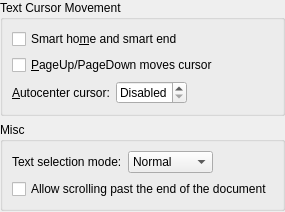
<?xml version="1.0" encoding="UTF-8"?>
<ui version="4.0">
 <class>NavigationConfigWidget</class>
 <widget class="QWidget" name="NavigationConfigWidget">
  <layout class="QVBoxLayout">
   <property name="margin">
    <number>0</number>
   </property>
   <item>
    <widget class="QGroupBox" name="gbCursorMovement">
     <property name="title">
      <string>Text Cursor Movement</string>
     </property>
     <layout class="QVBoxLayout">
      <item>
       <widget class="QCheckBox" name="chkSmartHome">
        <property name="whatsThis">
         <string>When selected, pressing the home key will cause the cursor to skip whitespace and go to the start of a line's text. The same applies for the end key.</string>
        </property>
        <property name="text">
         <string>Smart ho&amp;me and smart end</string>
        </property>
       </widget>
      </item>
      <item>
       <widget class="QCheckBox" name="chkPagingMovesCursor">
        <property name="whatsThis">
         <string>Selects whether the PageUp and PageDown keys should alter the vertical position of the cursor relative to the top of the view.</string>
        </property>
        <property name="text">
         <string>&amp;PageUp/PageDown moves cursor</string>
        </property>
       </widget>
      </item>
      <item>
       <layout class="QHBoxLayout">
        <property name="margin">
         <number>0</number>
        </property>
        <item>
         <widget class="QLabel" name="lblAutoCenterCursor">
          <property name="text">
           <string>&amp;Autocenter cursor:</string>
          </property>
          <property name="buddy">
           <cstring>sbAutoCenterCursor</cstring>
          </property>
         </widget>
        </item>
        <item>
         <widget class="KIntSpinBox" name="sbAutoCenterCursor">
          <property name="whatsThis">
           <string>Sets the number of lines to maintain visible above and below the cursor when possible.</string>
          </property>
          <property name="specialValueText">
           <string>Disabled</string>
          </property>
          <property name="suffix">
           <string> lines</string>
          </property>
         </widget>
        </item>
        <item>
         <spacer>
          <property name="orientation">
           <enum>Qt::Horizontal</enum>
          </property>
          <property name="sizeHint" stdset="0">
           <size>
            <width>1</width>
            <height>0</height>
           </size>
          </property>
         </spacer>
        </item>
       </layout>
      </item>
     </layout>
    </widget>
   </item>
   <item>
    <widget class="QGroupBox" name="cbNavigationMisc">
     <property name="title">
      <string>Misc</string>
     </property>
     <layout class="QVBoxLayout">
      <item>
       <layout class="QHBoxLayout" name="horizontalLayout">
        <item>
         <widget class="QLabel" name="lblTextSelectionMode">
          <property name="text">
           <string>Text selection mode:</string>
          </property>
          <property name="buddy">
           <cstring>cbTextSelectionMode</cstring>
          </property>
         </widget>
        </item>
        <item>
         <widget class="QComboBox" name="cbTextSelectionMode">
          <item>
           <property name="text">
            <string>Normal</string>
           </property>
          </item>
          <item>
           <property name="text">
            <string>Persistent</string>
           </property>
          </item>
         </widget>
        </item>
        <item>
         <spacer name="horizontalSpacer">
          <property name="orientation">
           <enum>Qt::Horizontal</enum>
          </property>
          <property name="sizeHint" stdset="0">
           <size>
            <width>40</width>
            <height>20</height>
           </size>
          </property>
         </spacer>
        </item>
       </layout>
      </item>
      <item>
       <widget class="QCheckBox" name="chkScrollPastEnd">
        <property name="text">
         <string>Allow scrolling past the end of the document</string>
        </property>
       </widget>
      </item>
     </layout>
    </widget>
   </item>
   <item>
    <spacer>
     <property name="orientation">
      <enum>Qt::Vertical</enum>
     </property>
     <property name="sizeHint" stdset="0">
      <size>
       <width>0</width>
       <height>1</height>
      </size>
     </property>
    </spacer>
   </item>
  </layout>
 </widget>
 <customwidgets>
  <customwidget>
   <class>KIntSpinBox</class>
   <extends>QSpinBox</extends>
   <header>knuminput.h</header>
  </customwidget>
 </customwidgets>
 <connections/>
</ui>
